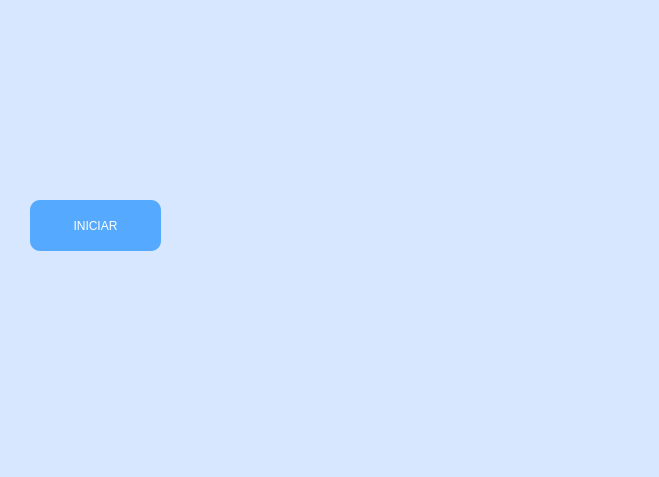
<?xml version="1.0" encoding="UTF-8"?>
<ui version="4.0">
 <class>MainWindow</class>
 <widget class="QMainWindow" name="MainWindow">
  <property name="geometry">
   <rect>
    <x>0</x>
    <y>0</y>
    <width>659</width>
    <height>477</height>
   </rect>
  </property>
  <property name="windowTitle">
   <string>MainWindow</string>
  </property>
  <property name="styleSheet">
   <string notr="true">background-color: rgb(215, 231, 255);</string>
  </property>
  <widget class="QWidget" name="centralwidget">
   <widget class="QPushButton" name="btn_iniciar">
    <property name="geometry">
     <rect>
      <x>30</x>
      <y>200</y>
      <width>131</width>
      <height>51</height>
     </rect>
    </property>
    <property name="styleSheet">
     <string notr="true">font: 16pt 16pt &quot;MS Shell Dlg 2&quot;;
background-color: rgb(85, 170, 255);
color: rgb(255, 255, 255);
border-radius: 10px;</string>
    </property>
    <property name="text">
     <string>INICIAR</string>
    </property>
   </widget>
   <widget class="QLabel" name="imagen">
    <property name="geometry">
     <rect>
      <x>230</x>
      <y>150</y>
      <width>231</width>
      <height>161</height>
     </rect>
    </property>
    <property name="text">
     <string/>
    </property>
    <property name="pixmap">
     <pixmap resource="../recursos.qrc">:/Variadas/Imagenes/Uriel.jpg</pixmap>
    </property>
    <property name="scaledContents">
     <bool>true</bool>
    </property>
   </widget>
   <widget class="QLabel" name="label">
    <property name="geometry">
     <rect>
      <x>20</x>
      <y>20</y>
      <width>161</width>
      <height>121</height>
     </rect>
    </property>
    <property name="text">
     <string/>
    </property>
    <property name="pixmap">
     <pixmap resource="../recursos.qrc">:/Logos/Imagenes/fians.png</pixmap>
    </property>
    <property name="scaledContents">
     <bool>true</bool>
    </property>
   </widget>
   <widget class="QLabel" name="label_3">
    <property name="geometry">
     <rect>
      <x>490</x>
      <y>290</y>
      <width>131</width>
      <height>111</height>
     </rect>
    </property>
    <property name="text">
     <string/>
    </property>
    <property name="pixmap">
     <pixmap resource="../recursos.qrc">:/Variadas/Imagenes/LogoEquipo.jpeg</pixmap>
    </property>
    <property name="scaledContents">
     <bool>true</bool>
    </property>
   </widget>
   <widget class="QLabel" name="label_2">
    <property name="geometry">
     <rect>
      <x>490</x>
      <y>10</y>
      <width>141</width>
      <height>101</height>
     </rect>
    </property>
    <property name="text">
     <string/>
    </property>
    <property name="pixmap">
     <pixmap resource="../recursos.qrc">:/Logos/Imagenes/uat-solo-chico.png</pixmap>
    </property>
    <property name="scaledContents">
     <bool>true</bool>
    </property>
   </widget>
  </widget>
  <widget class="QMenuBar" name="menubar">
   <property name="geometry">
    <rect>
     <x>0</x>
     <y>0</y>
     <width>659</width>
     <height>22</height>
    </rect>
   </property>
  </widget>
  <widget class="QStatusBar" name="statusbar"/>
 </widget>
 <resources>
  <include location="../recursos.qrc"/>
  <include location="../recursos.qrc"/>
 </resources>
 <connections/>
</ui>
